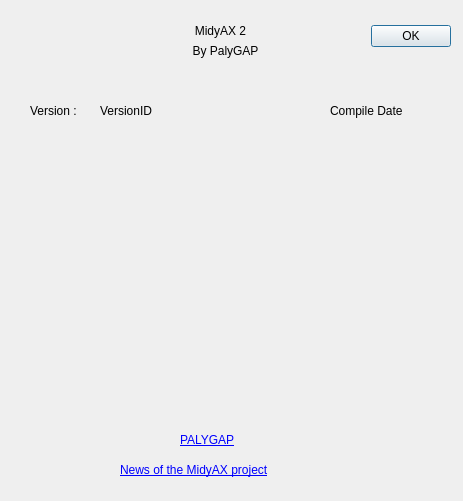
<?xml version="1.0" encoding="UTF-8"?>
<ui version="4.0">
 <class>AboutMidyAX</class>
 <widget class="QDialog" name="AboutMidyAX">
  <property name="geometry">
   <rect>
    <x>0</x>
    <y>0</y>
    <width>463</width>
    <height>501</height>
   </rect>
  </property>
  <property name="windowTitle">
   <string>About MidyAX 2</string>
  </property>
  <widget class="QDialogButtonBox" name="buttonBox">
   <property name="geometry">
    <rect>
     <x>360</x>
     <y>20</y>
     <width>91</width>
     <height>32</height>
    </rect>
   </property>
   <property name="orientation">
    <enum>Qt::Horizontal</enum>
   </property>
   <property name="standardButtons">
    <set>QDialogButtonBox::Ok</set>
   </property>
  </widget>
  <widget class="QLabel" name="lblVersion">
   <property name="geometry">
    <rect>
     <x>30</x>
     <y>100</y>
     <width>67</width>
     <height>21</height>
    </rect>
   </property>
   <property name="text">
    <string>Version :</string>
   </property>
  </widget>
  <widget class="QLabel" name="lblMidyAX">
   <property name="geometry">
    <rect>
     <x>180</x>
     <y>20</y>
     <width>81</width>
     <height>21</height>
    </rect>
   </property>
   <property name="text">
    <string>MidyAX 2</string>
   </property>
   <property name="alignment">
    <set>Qt::AlignCenter</set>
   </property>
  </widget>
  <widget class="QLabel" name="lblVersionID">
   <property name="geometry">
    <rect>
     <x>100</x>
     <y>100</y>
     <width>121</width>
     <height>21</height>
    </rect>
   </property>
   <property name="text">
    <string>VersionID</string>
   </property>
  </widget>
  <widget class="QLabel" name="lblBy">
   <property name="geometry">
    <rect>
     <x>180</x>
     <y>40</y>
     <width>91</width>
     <height>21</height>
    </rect>
   </property>
   <property name="text">
    <string>By PalyGAP</string>
   </property>
   <property name="alignment">
    <set>Qt::AlignCenter</set>
   </property>
  </widget>
  <widget class="QLabel" name="lblLeafONICsLOGO">
   <property name="geometry">
    <rect>
     <x>50</x>
     <y>140</y>
     <width>361</width>
     <height>281</height>
    </rect>
   </property>
   <property name="text">
    <string/>
   </property>
   <property name="pixmap">
    <pixmap resource="CCtoAX.qrc">:/Pictures/pictures/LeafONICs_LOGO.png</pixmap>
   </property>
   <property name="scaledContents">
    <bool>true</bool>
   </property>
  </widget>
  <widget class="QLabel" name="lblPALYGAPWebLink">
   <property name="geometry">
    <rect>
     <x>180</x>
     <y>430</y>
     <width>81</width>
     <height>21</height>
    </rect>
   </property>
   <property name="text">
    <string>&lt;a href=&quot;http://forum.fractalaudio.com/members/palygap.10408/&quot;&gt;PALYGAP&lt;/a&gt;</string>
   </property>
  </widget>
  <widget class="QLabel" name="lblNewsWebLink">
   <property name="geometry">
    <rect>
     <x>120</x>
     <y>460</y>
     <width>211</width>
     <height>21</height>
    </rect>
   </property>
   <property name="text">
    <string>&lt;a href=&quot;https://forum.fractalaudio.com/threads/news-of-the-midyax2-pilot-the-axe-fx-with-midi-controllers-x-touch-bcr2000-guitar-wing.68598/page-6#post-1475734&quot;&gt;News of the MidyAX project&lt;/a&gt;

</string>
   </property>
  </widget>
  <widget class="QLabel" name="lblCompileDate">
   <property name="geometry">
    <rect>
     <x>330</x>
     <y>100</y>
     <width>101</width>
     <height>21</height>
    </rect>
   </property>
   <property name="text">
    <string>Compile Date</string>
   </property>
  </widget>
 </widget>
 <resources>
  <include location="CCtoAX.qrc"/>
 </resources>
 <connections>
  <connection>
   <sender>buttonBox</sender>
   <signal>accepted()</signal>
   <receiver>AboutMidyAX</receiver>
   <slot>accept()</slot>
   <hints>
    <hint type="sourcelabel">
     <x>248</x>
     <y>254</y>
    </hint>
    <hint type="destinationlabel">
     <x>157</x>
     <y>274</y>
    </hint>
   </hints>
  </connection>
  <connection>
   <sender>buttonBox</sender>
   <signal>rejected()</signal>
   <receiver>AboutMidyAX</receiver>
   <slot>reject()</slot>
   <hints>
    <hint type="sourcelabel">
     <x>316</x>
     <y>260</y>
    </hint>
    <hint type="destinationlabel">
     <x>286</x>
     <y>274</y>
    </hint>
   </hints>
  </connection>
 </connections>
</ui>
